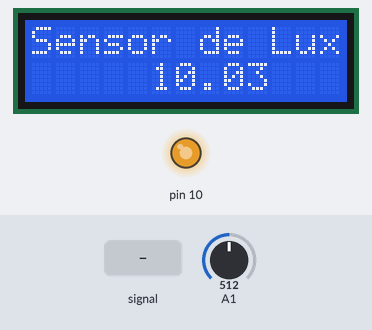
The sketch below on a simulated Arduino Uno, built with avr-gcc and run on an emulated ATmega328P. Shown: 13×2 character LCD, output pins drawn as LEDs (lit = HIGH). Inputs (shaded band) come from the test bench; at power-on: A1 = 512.

Above: at 1.2 s.
1.3 s: A1 fed a 200 Hz sine of ±81 counts around its level
At 1.45 s:
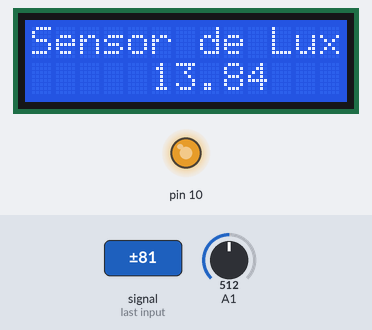
2.8 s: A1 set to 716
At 3.7 s:
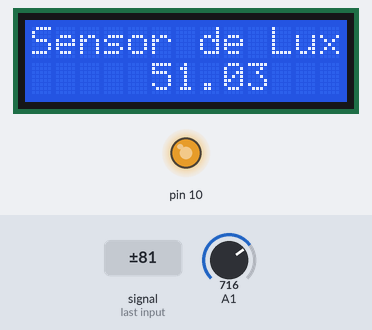
4.3 s: A1 fed a 1000 Hz sine of ±255 counts around its level
At 4.45 s:
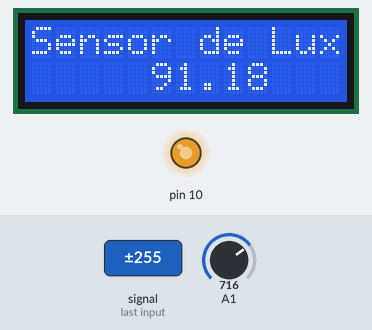
5.8 s: A1 set to 900
At 6.1 s:
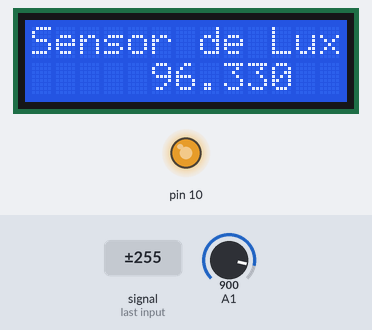
7.3 s: A1 set to 1023
At 8.4 s:
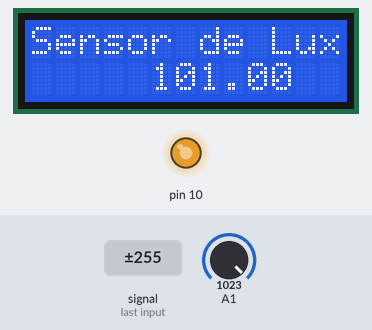
Timing chart, 0 to 9.8 s (numbered marks = the images above; inputs shaded):
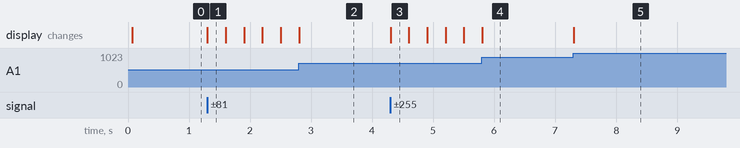

The sketch:

Actividad_3_inciso_2.ino
```cpp
#include "D:\Usuario\Escritorio\Sistemas Embebidos\Laboratorio 2\Actividad 3\adc_driver.cpp"
// include the library code:
#include <LiquidCrystal.h>
//#define F_CPU 16000000ul
#include "Arduino.h"


volatile float Lux = 0;
adc_cfg adc;
// these constants won't change.  But you can change the size of
// your LCD using them:
const int numRows = 2;
const int numCols = 13;

// initialize the library with the numbers of the interface pins
LiquidCrystal lcd(8, 9, 4, 5, 6, 7);

float mapfloat(float x, float in_min, float in_max, float out_min, float out_max){
  return (x - in_min) * (out_max - out_min) / (in_max - in_min) + out_min;
}
void mi_callback(){ //esta fncion de callback especifica para el LDR nos convierte el valor
  float Vi= mapfloat(adc.adc_value,0,1023,0,5);
  float RLDR = (10*5)/Vi - 10;
  Lux=0;
  //mapear valor de Resistencia LDR a valor de LUX
  if(RLDR > 92) Lux = 0;
  else if (RLDR >= 41) Lux = 1;
  else if (RLDR >= 24) Lux = mapfloat(RLDR,24,41,3,1);
  else if (RLDR >= 16) Lux = mapfloat(RLDR,16,24,6,3);
  else if (RLDR >= 10) Lux = mapfloat(RLDR,10,16,10,6);
  else if (RLDR >= 7) Lux = mapfloat(RLDR,7,10,15,10);
  else if (RLDR >= 5) Lux = mapfloat(RLDR,5,7,35,15);
  else if (RLDR >= 3) Lux = mapfloat(RLDR,3,5,80,35);
  else if (RLDR >= 1) Lux = mapfloat(RLDR,1,3,100,80);
  else Lux = 101;

}

void setup() {

    Serial.begin(9600);
    //INICIALIZAR EL LED
    pinMode(10, OUTPUT);
    // set up the LCD's number of columns and rows:
    lcd.begin(numCols,numRows);
    analogWrite(10, 200); //Controla intensidad backlight
    lcd.setCursor(0, 0);
    lcd.print("Sensor de Lux");

    adc.canal=1;
    adc.callback = mi_callback;
    adc_init(&adc);
}

void loop() {
 //ACTUALIZAR LCD CON LOS VALORES DE LUX
  lcd.setCursor(5, 1);
  lcd.print(Lux);
  adc_loop();
}
```

adc_driver.cpp
```cpp
#include "D:\Usuario\Escritorio\Sistemas Embebidos\Laboratorio 2\Actividad 3\adc_driver.h"
#include <avr/interrupt.h>
#include "Arduino.h"

volatile adc_cfg * cfg;
volatile int flag=0;
void adc_init(adc_cfg * aux){

	cfg = aux;
	//hay dos modos, free running mode, que hace conversiones y no para de convertir, single conversion que convierte una sola vez y para.
	if(cfg->canal <= 14 && cfg->canal >= 0){

		cli(); //deshabilitamos las interrupciones globales

		/**
		El siguiente paso es configurar el voltaje de referencia usado por el ADC, este este caso es 5V.
		El voltaje de referencia es configurado en el registro ADMUX con los bits REFS1 y REFS0.
		En este caso es el valor por defecto y no hace falta modificar.
		En el registro ADMUX también podemos seleccionar en qué canal se va a hacer la conversión mediante los bits del MUX3 al MUX0.
		En este caso es el valor por defecto y no hace falta modificar.
		El ADC está casi configurado, solo hace falta iniciarlo (por defecto está apagado para consumir menos)
		y para ello se debe poner a 1 el bit ADEN del registro ADCSRA y luego poner a 1 el bit ADSC para comenzar la conversión en el mismo registro.
		En el registro ADCSRB los bits ADTS2, ADTS1 and ADTS0 determinan como una nueva conversión comienza, por defecto está en mode free running.
		También debe ponerse a 1 el bit ADATE en del registro ADCSRA para que en modo free running comience la conversión.
		**/
		//Seteamos el canal por el cual trabajara el conversor, modificando los bits de MUX0, MUX1,MUX2,MUX3

		ADMUX = (ADMUX & 0xF0) | (cfg->canal & 0x0F); //haces un or poniendo en cero los 4 menos significativos y desp comibnandolo con cfg.canal numer
		//0x0F en binario es 0...00001111
		//tengo que insertarle al canal en los bits de MUX3,2,1,0 el valor 0001, que indica el canal ADC1, el canal A1, donde esta conectado el sensor.

		ADMUX |= (1 << REFS0);		// use AVcc as the reference
		//el de referencia al admux, para indicarle cual es el alto y cual el bajo, debería estar en 0
		//este selecciona el voltaje de referencia para el ADC,
		//la peracion del 1 << argumento, desplaza un 1 hasta argumento, en este caso REFS0

		ADMUX &= ~(1<<ADLAR); //esto no debería estar en 0? si pero no se si lo pone en cero esto, se escribe 1 para hacer ajuste izquierdo de la conversion
		//si quiere ser derecho se lo deja en 0
		//If ADLAR is set, the result is left adjusted. If ADLAR is cleared (default), the result
		//is right adjusted.
		//hay que hacer clear para la 10 bit resolution

		ADCSRA |= ((1 << ADPS2) | (1 << ADPS1) | (1 << ADPS0)); //Prescaler at 128 so we have an 125Khz clock source
		// EL ADC puede trabajar mas lento mas preciso, mas rapido menos preciso, aquí es preferible que sea lento y tengo mejor medida
		// con el prescaler modificas la velocidad del adc en trade off de la precisión, el prescaler al máximo para que sea lo mas lento posible.
		//Debe darse un reloj al ADC para establecer la velocidad de muestreo,
		//pero esta tiene un máximo de 200kHz, este valor se establece mediante los prescaler.
		//Estos son configurados por el registro ADCSRA y los bits relacionados
		//que son ADPS2, ADPS1 and ADPS0 con valores de prescaler de 2 a 128.
		//Como el microcontrolador funciona a 16 MHz se usará el prescaler 128 para que el reloj del ADC funcione a 125 KHz.


		//ADCSRB &= ~((1 << ADTS2) | (1 << ADTS1) | (1 << ADTS0)); //ADC in free-running mode, no es necesario, ya seteado en 0

		ADCSRA |= (1 << ADEN);      //Power up the ADC

		ADCSRA |= (1 << ADIE); 		//Para habilitar que cuando termine de hacer la conversion, genere una interrupcion
		//y ejecute el código de la interrupción correspondiente

		//ADCSRA |= (1 << ADATE);     //Signal source, in this case is the free-running


		ADCSRA |= (1 << ADSC);      //Asumimos que esta en single conversion mode, este bit en 1 indica que arranque con la conversion


		//---------------------------------------
		sei();

	}

}
void adc_loop(){
	//aquí llamo a la función callback del main que calcula el valor de Lux que le corresponde, segun el valor ADC obtenido
	if(flag==1){
		cfg->callback();
		flag=0;
	}
}

ISR(ADC_vect){
  //obtenemos el valor de resistencia medido de los registros
  flag=1;
  int aux = ADCL;
  cfg->adc_value = (ADCH << 8) + aux; //aca estoy desplazando los 8 bits de adch a izquierda, para quedarme solo con los últimos dos, y los últimos 8 en cero,
//que luego se combinan con los bits de ADCL
//CREO QUE EL PROBLEMA ESTA AQUI EN EL CORRIMIENTO.
  ADCSRA |= (1 << ADSC);      //Start converting, es para indicar que comience una nueva conversion, pero como esta en free running no la preciso.
  //y luego hago un OR con los 8 bits de adcl, y termina quedando, los 2 bits de ADCH + los 8 bits de ADCL

}
```

adc_driver.h
```cpp
typedef struct{
	int canal;
	void (*callback)(); //con el parentesis indico que es una función
	//void (*callback)(int x);
	int adc_value;
}adc_cfg;

void adc_init(adc_cfg *cfg);
void adc_loop();
```

Measured:
- after the input at 1.3 s, the display: changes at once (image 1)
- after the input at 4.3 s, the display: changes at once (image 3)
- after the input at 7.3 s, the display: changes at once (image 5)
